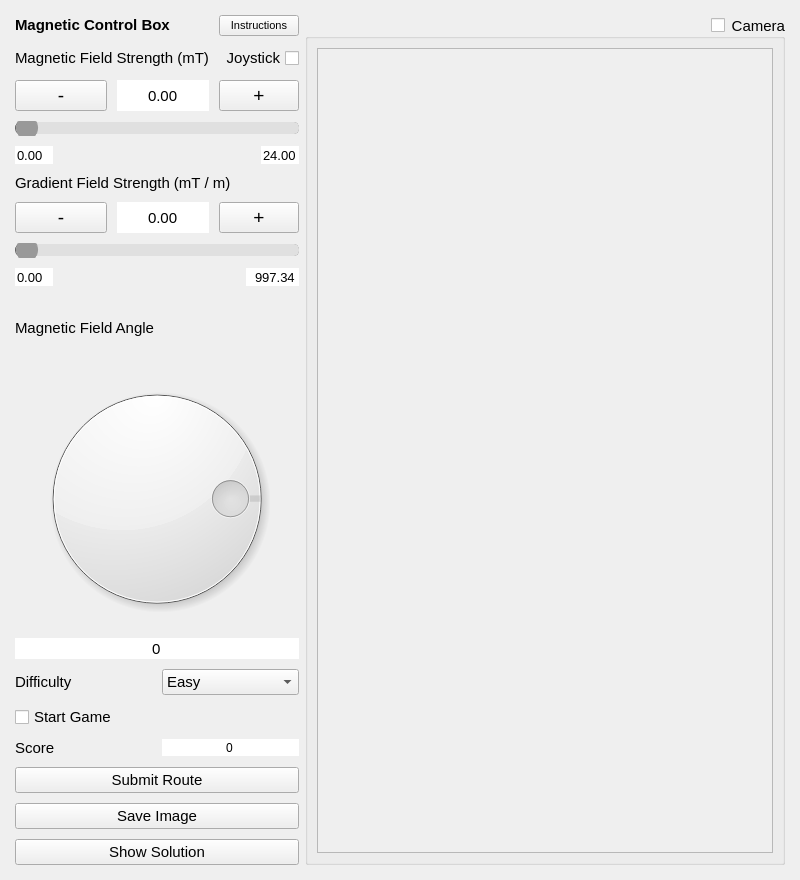
<?xml version="1.0" encoding="UTF-8"?>
<ui version="4.0">
 <class>MainWindow</class>
 <widget class="QMainWindow" name="MainWindow">
  <property name="geometry">
   <rect>
    <x>0</x>
    <y>0</y>
    <width>800</width>
    <height>880</height>
   </rect>
  </property>
  <property name="windowTitle">
   <string>MainWindow</string>
  </property>
  <widget class="QWidget" name="centralwidget">
   <layout class="QHBoxLayout" name="horizontalLayout" stretch="1,3">
    <property name="leftMargin">
     <number>15</number>
    </property>
    <property name="topMargin">
     <number>15</number>
    </property>
    <property name="rightMargin">
     <number>15</number>
    </property>
    <property name="bottomMargin">
     <number>15</number>
    </property>
    <item>
     <layout class="QVBoxLayout" name="verticalLayout_2" stretch="0,1,2,4">
      <property name="spacing">
       <number>10</number>
      </property>
      <item>
       <layout class="QHBoxLayout" name="horizontalLayout_2">
        <item>
         <widget class="QLabel" name="label_9">
          <property name="sizePolicy">
           <sizepolicy hsizetype="MinimumExpanding" vsizetype="Maximum">
            <horstretch>1</horstretch>
            <verstretch>1</verstretch>
           </sizepolicy>
          </property>
          <property name="font">
           <font>
            <pointsize>11</pointsize>
            <weight>75</weight>
            <bold>true</bold>
           </font>
          </property>
          <property name="text">
           <string>Magnetic Control Box</string>
          </property>
          <property name="alignment">
           <set>Qt::AlignLeading|Qt::AlignLeft|Qt::AlignVCenter</set>
          </property>
         </widget>
        </item>
        <item>
         <widget class="QPushButton" name="InstructionsButton">
          <property name="sizePolicy">
           <sizepolicy hsizetype="Fixed" vsizetype="Fixed">
            <horstretch>0</horstretch>
            <verstretch>0</verstretch>
           </sizepolicy>
          </property>
          <property name="font">
           <font>
            <pointsize>8</pointsize>
           </font>
          </property>
          <property name="layoutDirection">
           <enum>Qt::RightToLeft</enum>
          </property>
          <property name="text">
           <string notr="true">Instructions</string>
          </property>
         </widget>
        </item>
       </layout>
      </item>
      <item>
       <layout class="QGridLayout" name="gridLayout_6" rowstretch="1,1,1,1,1,1,1,1" columnstretch="1,1,1">
        <item row="3" column="2">
         <widget class="QDoubleSpinBox" name="MaxB">
          <property name="sizePolicy">
           <sizepolicy hsizetype="Fixed" vsizetype="Fixed">
            <horstretch>0</horstretch>
            <verstretch>0</verstretch>
           </sizepolicy>
          </property>
          <property name="font">
           <font>
            <pointsize>10</pointsize>
           </font>
          </property>
          <property name="layoutDirection">
           <enum>Qt::RightToLeft</enum>
          </property>
          <property name="frame">
           <bool>false</bool>
          </property>
          <property name="alignment">
           <set>Qt::AlignRight|Qt::AlignTrailing|Qt::AlignVCenter</set>
          </property>
          <property name="readOnly">
           <bool>true</bool>
          </property>
          <property name="buttonSymbols">
           <enum>QAbstractSpinBox::NoButtons</enum>
          </property>
          <property name="value">
           <double>24.000000000000000</double>
          </property>
         </widget>
        </item>
        <item row="6" column="0" colspan="3">
         <widget class="QSlider" name="G_slider">
          <property name="enabled">
           <bool>false</bool>
          </property>
          <property name="styleSheet">
           <string notr="true">QSlider {
    background-color: transparent;
}

QSlider::groove:horizontal {
    border: 1px solid #666;
    height: 10px;
    background: #e0e0e0;
    border-radius: 5px;
}

QSlider::handle:horizontal {
    background: #999;  /* Lighter gray handle */
    border: 1px solid #999;
    width: 20px;
    height: 20px;
    margin: -6px 0;
    border-radius: 10px;
}

QSlider::handle:horizontal:hover {
    background: #777;  /* Slightly darker on hover */
    border: 1px solid #777;
}

QSlider::sub-page:horizontal {
    background: qlineargradient(spread:pad, x1:0, y1:0, x2:1, y2:0, 
                                stop:0 #b3d1ff, stop:1 #003366);  /* Light to dark blue */
    border-radius: 5px;
}

QSlider::add-page:horizontal {
    background: #e0e0e0;
    border-radius: 5px;
}
</string>
          </property>
          <property name="orientation">
           <enum>Qt::Horizontal</enum>
          </property>
         </widget>
        </item>
        <item row="0" column="0" colspan="2">
         <widget class="QLabel" name="label_6">
          <property name="sizePolicy">
           <sizepolicy hsizetype="MinimumExpanding" vsizetype="Maximum">
            <horstretch>1</horstretch>
            <verstretch>1</verstretch>
           </sizepolicy>
          </property>
          <property name="font">
           <font>
            <pointsize>11</pointsize>
           </font>
          </property>
          <property name="text">
           <string>Magnetic Field Strength (mT)</string>
          </property>
          <property name="alignment">
           <set>Qt::AlignLeading|Qt::AlignLeft|Qt::AlignVCenter</set>
          </property>
         </widget>
        </item>
        <item row="1" column="2">
         <widget class="QPushButton" name="pushButton_7">
          <property name="sizePolicy">
           <sizepolicy hsizetype="MinimumExpanding" vsizetype="Expanding">
            <horstretch>1</horstretch>
            <verstretch>2</verstretch>
           </sizepolicy>
          </property>
          <property name="font">
           <font>
            <pointsize>14</pointsize>
           </font>
          </property>
          <property name="text">
           <string>+</string>
          </property>
         </widget>
        </item>
        <item row="7" column="2">
         <widget class="QDoubleSpinBox" name="MaxG">
          <property name="sizePolicy">
           <sizepolicy hsizetype="Fixed" vsizetype="Fixed">
            <horstretch>0</horstretch>
            <verstretch>0</verstretch>
           </sizepolicy>
          </property>
          <property name="font">
           <font>
            <pointsize>10</pointsize>
           </font>
          </property>
          <property name="layoutDirection">
           <enum>Qt::RightToLeft</enum>
          </property>
          <property name="frame">
           <bool>false</bool>
          </property>
          <property name="alignment">
           <set>Qt::AlignRight|Qt::AlignTrailing|Qt::AlignVCenter</set>
          </property>
          <property name="readOnly">
           <bool>true</bool>
          </property>
          <property name="buttonSymbols">
           <enum>QAbstractSpinBox::NoButtons</enum>
          </property>
          <property name="maximum">
           <double>1000.000000000000000</double>
          </property>
          <property name="value">
           <double>997.340000000000032</double>
          </property>
         </widget>
        </item>
        <item row="1" column="1">
         <widget class="QDoubleSpinBox" name="B_spinbox">
          <property name="sizePolicy">
           <sizepolicy hsizetype="MinimumExpanding" vsizetype="Expanding">
            <horstretch>1</horstretch>
            <verstretch>2</verstretch>
           </sizepolicy>
          </property>
          <property name="font">
           <font>
            <pointsize>11</pointsize>
           </font>
          </property>
          <property name="mouseTracking">
           <bool>false</bool>
          </property>
          <property name="tabletTracking">
           <bool>false</bool>
          </property>
          <property name="focusPolicy">
           <enum>Qt::WheelFocus</enum>
          </property>
          <property name="layoutDirection">
           <enum>Qt::LeftToRight</enum>
          </property>
          <property name="wrapping">
           <bool>false</bool>
          </property>
          <property name="frame">
           <bool>false</bool>
          </property>
          <property name="alignment">
           <set>Qt::AlignCenter</set>
          </property>
          <property name="readOnly">
           <bool>false</bool>
          </property>
          <property name="buttonSymbols">
           <enum>QAbstractSpinBox::NoButtons</enum>
          </property>
          <property name="accelerated">
           <bool>false</bool>
          </property>
          <property name="showGroupSeparator" stdset="0">
           <bool>true</bool>
          </property>
          <property name="maximum">
           <double>24.000000000000000</double>
          </property>
         </widget>
        </item>
        <item row="0" column="2">
         <widget class="QCheckBox" name="JoystickCheckbox">
          <property name="font">
           <font>
            <pointsize>11</pointsize>
           </font>
          </property>
          <property name="layoutDirection">
           <enum>Qt::RightToLeft</enum>
          </property>
          <property name="text">
           <string>Joystick</string>
          </property>
         </widget>
        </item>
        <item row="5" column="1">
         <widget class="QDoubleSpinBox" name="G_spinbox">
          <property name="sizePolicy">
           <sizepolicy hsizetype="MinimumExpanding" vsizetype="Expanding">
            <horstretch>1</horstretch>
            <verstretch>2</verstretch>
           </sizepolicy>
          </property>
          <property name="font">
           <font>
            <pointsize>11</pointsize>
           </font>
          </property>
          <property name="mouseTracking">
           <bool>false</bool>
          </property>
          <property name="tabletTracking">
           <bool>false</bool>
          </property>
          <property name="focusPolicy">
           <enum>Qt::WheelFocus</enum>
          </property>
          <property name="layoutDirection">
           <enum>Qt::LeftToRight</enum>
          </property>
          <property name="autoFillBackground">
           <bool>false</bool>
          </property>
          <property name="wrapping">
           <bool>false</bool>
          </property>
          <property name="frame">
           <bool>false</bool>
          </property>
          <property name="alignment">
           <set>Qt::AlignCenter</set>
          </property>
          <property name="buttonSymbols">
           <enum>QAbstractSpinBox::NoButtons</enum>
          </property>
          <property name="accelerated">
           <bool>false</bool>
          </property>
          <property name="showGroupSeparator" stdset="0">
           <bool>false</bool>
          </property>
         </widget>
        </item>
        <item row="3" column="0">
         <widget class="QDoubleSpinBox" name="MinB">
          <property name="sizePolicy">
           <sizepolicy hsizetype="Fixed" vsizetype="Fixed">
            <horstretch>0</horstretch>
            <verstretch>0</verstretch>
           </sizepolicy>
          </property>
          <property name="font">
           <font>
            <pointsize>10</pointsize>
           </font>
          </property>
          <property name="frame">
           <bool>false</bool>
          </property>
          <property name="readOnly">
           <bool>true</bool>
          </property>
          <property name="buttonSymbols">
           <enum>QAbstractSpinBox::NoButtons</enum>
          </property>
         </widget>
        </item>
        <item row="5" column="0">
         <widget class="QPushButton" name="pushButton_5">
          <property name="sizePolicy">
           <sizepolicy hsizetype="MinimumExpanding" vsizetype="Expanding">
            <horstretch>1</horstretch>
            <verstretch>2</verstretch>
           </sizepolicy>
          </property>
          <property name="font">
           <font>
            <pointsize>14</pointsize>
           </font>
          </property>
          <property name="text">
           <string>-</string>
          </property>
         </widget>
        </item>
        <item row="2" column="0" colspan="3">
         <widget class="QSlider" name="B_slider">
          <property name="enabled">
           <bool>false</bool>
          </property>
          <property name="sizePolicy">
           <sizepolicy hsizetype="Minimum" vsizetype="Fixed">
            <horstretch>0</horstretch>
            <verstretch>0</verstretch>
           </sizepolicy>
          </property>
          <property name="styleSheet">
           <string notr="true">QSlider {
    background-color: transparent;
}

QSlider::groove:horizontal {
    border: 1px solid #666;
    height: 10px;
    background: #e0e0e0;
    border-radius: 5px;
}

QSlider::handle:horizontal {
    background: #999;  /* Lighter gray handle */
    border: 1px solid #999;
    width: 20px;
    height: 20px;
    margin: -6px 0;
    border-radius: 10px;
}

QSlider::handle:horizontal:hover {
    background: #777;  /* Slightly darker on hover */
    border: 1px solid #777;
}

QSlider::sub-page:horizontal {
    background: qlineargradient(spread:pad, x1:0, y1:0, x2:1, y2:0, 
                                stop:0 #b3d1ff, stop:1 #003366);  /* Light to dark blue */
    border-radius: 5px;
}

QSlider::add-page:horizontal {
    background: #e0e0e0;
    border-radius: 5px;
}
</string>
          </property>
          <property name="orientation">
           <enum>Qt::Horizontal</enum>
          </property>
         </widget>
        </item>
        <item row="1" column="0">
         <widget class="QPushButton" name="pushButton_8">
          <property name="sizePolicy">
           <sizepolicy hsizetype="MinimumExpanding" vsizetype="Expanding">
            <horstretch>1</horstretch>
            <verstretch>2</verstretch>
           </sizepolicy>
          </property>
          <property name="font">
           <font>
            <pointsize>14</pointsize>
           </font>
          </property>
          <property name="text">
           <string>-</string>
          </property>
         </widget>
        </item>
        <item row="5" column="2">
         <widget class="QPushButton" name="pushButton_6">
          <property name="sizePolicy">
           <sizepolicy hsizetype="MinimumExpanding" vsizetype="Expanding">
            <horstretch>1</horstretch>
            <verstretch>2</verstretch>
           </sizepolicy>
          </property>
          <property name="font">
           <font>
            <pointsize>14</pointsize>
           </font>
          </property>
          <property name="text">
           <string>+</string>
          </property>
         </widget>
        </item>
        <item row="4" column="0" colspan="3">
         <widget class="QLabel" name="label_5">
          <property name="sizePolicy">
           <sizepolicy hsizetype="MinimumExpanding" vsizetype="Maximum">
            <horstretch>1</horstretch>
            <verstretch>1</verstretch>
           </sizepolicy>
          </property>
          <property name="font">
           <font>
            <pointsize>11</pointsize>
           </font>
          </property>
          <property name="text">
           <string>Gradient Field Strength (mT / m)</string>
          </property>
          <property name="alignment">
           <set>Qt::AlignLeading|Qt::AlignLeft|Qt::AlignVCenter</set>
          </property>
         </widget>
        </item>
        <item row="7" column="0">
         <widget class="QDoubleSpinBox" name="MinG">
          <property name="sizePolicy">
           <sizepolicy hsizetype="Fixed" vsizetype="Fixed">
            <horstretch>0</horstretch>
            <verstretch>0</verstretch>
           </sizepolicy>
          </property>
          <property name="font">
           <font>
            <pointsize>10</pointsize>
           </font>
          </property>
          <property name="frame">
           <bool>false</bool>
          </property>
          <property name="readOnly">
           <bool>true</bool>
          </property>
          <property name="buttonSymbols">
           <enum>QAbstractSpinBox::NoButtons</enum>
          </property>
         </widget>
        </item>
       </layout>
      </item>
      <item>
       <layout class="QVBoxLayout" name="verticalLayout" stretch="0,4,0">
        <item>
         <widget class="QLabel" name="label_4">
          <property name="sizePolicy">
           <sizepolicy hsizetype="MinimumExpanding" vsizetype="MinimumExpanding">
            <horstretch>1</horstretch>
            <verstretch>1</verstretch>
           </sizepolicy>
          </property>
          <property name="font">
           <font>
            <pointsize>11</pointsize>
           </font>
          </property>
          <property name="text">
           <string>Magnetic Field Angle</string>
          </property>
          <property name="alignment">
           <set>Qt::AlignLeading|Qt::AlignLeft|Qt::AlignVCenter</set>
          </property>
         </widget>
        </item>
        <item>
         <widget class="QDial" name="theta_dial">
          <property name="maximum">
           <number>359</number>
          </property>
          <property name="value">
           <number>269</number>
          </property>
          <property name="sliderPosition">
           <number>269</number>
          </property>
          <property name="tracking">
           <bool>true</bool>
          </property>
          <property name="orientation">
           <enum>Qt::Horizontal</enum>
          </property>
          <property name="invertedAppearance">
           <bool>false</bool>
          </property>
          <property name="invertedControls">
           <bool>false</bool>
          </property>
          <property name="wrapping">
           <bool>true</bool>
          </property>
          <property name="notchTarget">
           <double>0.000000000000000</double>
          </property>
          <property name="notchesVisible">
           <bool>false</bool>
          </property>
         </widget>
        </item>
        <item>
         <widget class="QSpinBox" name="theta_spinbox">
          <property name="font">
           <font>
            <pointsize>11</pointsize>
           </font>
          </property>
          <property name="frame">
           <bool>false</bool>
          </property>
          <property name="alignment">
           <set>Qt::AlignCenter</set>
          </property>
          <property name="readOnly">
           <bool>true</bool>
          </property>
          <property name="buttonSymbols">
           <enum>QAbstractSpinBox::NoButtons</enum>
          </property>
          <property name="maximum">
           <number>359</number>
          </property>
         </widget>
        </item>
       </layout>
      </item>
      <item>
       <layout class="QGridLayout" name="gridLayout_2">
        <item row="0" column="0">
         <layout class="QGridLayout" name="gridLayout">
          <item row="3" column="0" colspan="2">
           <widget class="QPushButton" name="CheckButton">
            <property name="font">
             <font>
              <pointsize>11</pointsize>
             </font>
            </property>
            <property name="text">
             <string>Submit Route</string>
            </property>
           </widget>
          </item>
          <item row="5" column="0" colspan="2">
           <widget class="QPushButton" name="ShowSolutionButton">
            <property name="font">
             <font>
              <pointsize>11</pointsize>
             </font>
            </property>
            <property name="text">
             <string>Show Solution</string>
            </property>
           </widget>
          </item>
          <item row="0" column="0">
           <widget class="QLabel" name="label">
            <property name="font">
             <font>
              <pointsize>11</pointsize>
             </font>
            </property>
            <property name="text">
             <string>Difficulty</string>
            </property>
           </widget>
          </item>
          <item row="0" column="1">
           <widget class="QComboBox" name="DifficultyBox">
            <property name="font">
             <font>
              <pointsize>11</pointsize>
             </font>
            </property>
            <item>
             <property name="text">
              <string>Easy</string>
             </property>
            </item>
            <item>
             <property name="text">
              <string>Medium</string>
             </property>
            </item>
            <item>
             <property name="text">
              <string>Hard</string>
             </property>
            </item>
           </widget>
          </item>
          <item row="1" column="0" colspan="2">
           <widget class="QCheckBox" name="StartButton">
            <property name="font">
             <font>
              <pointsize>11</pointsize>
             </font>
            </property>
            <property name="text">
             <string>Start Game</string>
            </property>
           </widget>
          </item>
          <item row="2" column="1">
           <widget class="QSpinBox" name="ScoreBox">
            <property name="frame">
             <bool>false</bool>
            </property>
            <property name="alignment">
             <set>Qt::AlignCenter</set>
            </property>
            <property name="readOnly">
             <bool>true</bool>
            </property>
            <property name="buttonSymbols">
             <enum>QAbstractSpinBox::NoButtons</enum>
            </property>
            <property name="maximum">
             <number>100</number>
            </property>
           </widget>
          </item>
          <item row="2" column="0">
           <widget class="QLabel" name="label_2">
            <property name="font">
             <font>
              <pointsize>11</pointsize>
             </font>
            </property>
            <property name="text">
             <string>Score</string>
            </property>
           </widget>
          </item>
          <item row="4" column="0" colspan="2">
           <widget class="QPushButton" name="SaveImageButton">
            <property name="font">
             <font>
              <pointsize>11</pointsize>
             </font>
            </property>
            <property name="text">
             <string>Save Image</string>
            </property>
           </widget>
          </item>
         </layout>
        </item>
       </layout>
      </item>
     </layout>
    </item>
    <item>
     <widget class="QGroupBox" name="CameraCheckbox">
      <property name="font">
       <font>
        <pointsize>11</pointsize>
       </font>
      </property>
      <property name="title">
       <string>Camera</string>
      </property>
      <property name="alignment">
       <set>Qt::AlignRight|Qt::AlignTrailing|Qt::AlignVCenter</set>
      </property>
      <property name="checkable">
       <bool>true</bool>
      </property>
      <property name="checked">
       <bool>false</bool>
      </property>
      <layout class="QGridLayout" name="gridLayout_3">
       <item row="0" column="0">
        <widget class="QGraphicsView" name="CamView">
         <property name="sizePolicy">
          <sizepolicy hsizetype="Expanding" vsizetype="Expanding">
           <horstretch>2</horstretch>
           <verstretch>2</verstretch>
          </sizepolicy>
         </property>
        </widget>
       </item>
      </layout>
     </widget>
    </item>
   </layout>
  </widget>
 </widget>
 <resources/>
 <connections>
  <connection>
   <sender>pushButton_7</sender>
   <signal>clicked()</signal>
   <receiver>B_spinbox</receiver>
   <slot>stepUp()</slot>
   <hints>
    <hint type="sourcelabel">
     <x>209</x>
     <y>87</y>
    </hint>
    <hint type="destinationlabel">
     <x>152</x>
     <y>80</y>
    </hint>
   </hints>
  </connection>
  <connection>
   <sender>pushButton_6</sender>
   <signal>clicked()</signal>
   <receiver>G_spinbox</receiver>
   <slot>stepUp()</slot>
   <hints>
    <hint type="sourcelabel">
     <x>247</x>
     <y>206</y>
    </hint>
    <hint type="destinationlabel">
     <x>138</x>
     <y>206</y>
    </hint>
   </hints>
  </connection>
  <connection>
   <sender>pushButton_8</sender>
   <signal>clicked()</signal>
   <receiver>B_spinbox</receiver>
   <slot>stepDown()</slot>
   <hints>
    <hint type="sourcelabel">
     <x>86</x>
     <y>86</y>
    </hint>
    <hint type="destinationlabel">
     <x>173</x>
     <y>88</y>
    </hint>
   </hints>
  </connection>
  <connection>
   <sender>pushButton_5</sender>
   <signal>clicked()</signal>
   <receiver>G_spinbox</receiver>
   <slot>stepDown()</slot>
   <hints>
    <hint type="sourcelabel">
     <x>54</x>
     <y>196</y>
    </hint>
    <hint type="destinationlabel">
     <x>158</x>
     <y>208</y>
    </hint>
   </hints>
  </connection>
 </connections>
</ui>
